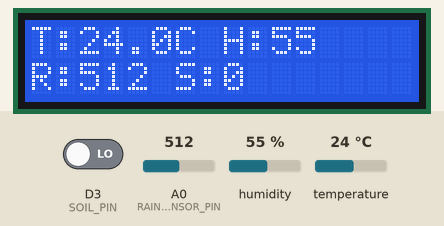
Bench run of a sketch on a simulated ESP8266 (NodeMCU). On the bench: 16×2 character LCD. The test bench sets the inputs (shaded band); at power-on: humidity 55 %, A0 (RAINSENSOR_PIN) = 512, D3 (SOIL_PIN) LOW, temperature 24 °C. WiFi joins after 1.5 s; servers stay silent unless stated; uploads are accepted with an empty reply; what the sketch prints to the serial monitor is not drawn.

Above: at 5.5 s.
5.6 s: humidity set to 22 %
At 9.6 s:
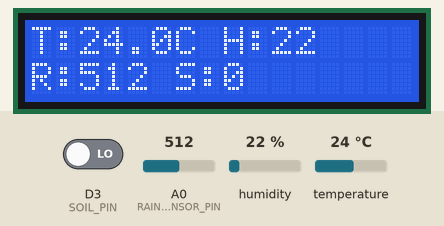
10.4 s: A0 (RAINSENSOR_PIN) set to 490
At 11.5 s:
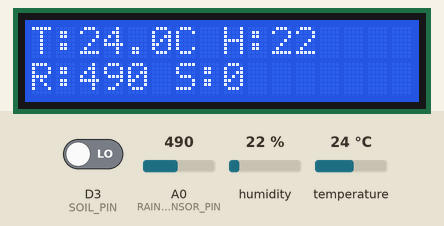
12.4 s: D3 (SOIL_PIN) driven HIGH
At 13.6 s:
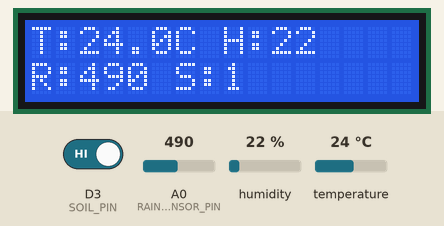
14.4 s: temperature set to 12 °C
At 17.6 s:
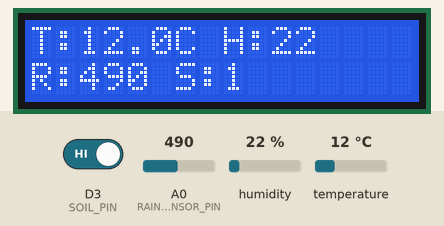
18.5 s: A0 (RAINSENSOR_PIN) set to 510
At 19.6 s:
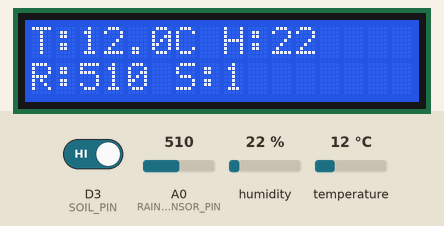
20.4 s: D3 (SOIL_PIN) driven LOW
At 21.2 s:
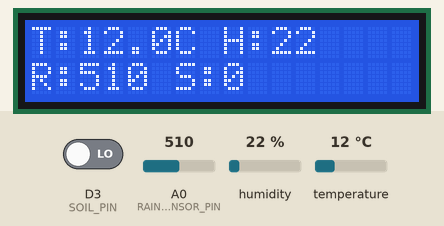
Timing chart, 0 to 23.4 s (numbered marks = the images above; inputs shaded):
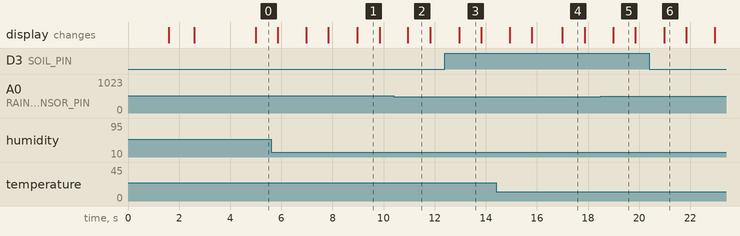

Measured:
- after the input at 5.6 s, the display: first differs from a run without the input after 3.4 s (image 1)
- after the input at 10.4 s, the display: changes after 0.56 s (image 2)
- after the input at 12.4 s, the display: changes after 0.56 s (image 3)
- after the input at 14.4 s, the display: first differs from a run without the input after 2.6 s (image 4)
- after the input at 18.5 s, the display: changes after 0.48 s (image 5)
- after the input at 20.4 s, the display: changes after 0.58 s (image 6)
- what the display in image 1 shows lasts 0.8 s, from 9.0 s to 9.8 s

The sketch:

Bylnkhttp.ino
```cpp
#include <LiquidCrystal_I2C.h>


#include <ESP8266HTTPClient.h>

#include <SD.h>

#define BLYNK_TEMPLATE_ID "TMPL3xH38-i1O"
#define BLYNK_TEMPLATE_NAME "weather project"
#define BLYNK_AUTH_TOKEN "GLqE3fP7BPmABNqEYejTnMipOgTwGeCN"

#include <ESP8266WiFi.h>
#include <WiFiClient.h>
#include <BlynkSimpleEsp8266.h>
#include <DHT.h>

#include <SoftwareSerial.h>
SoftwareSerial stmSerial(D7, D8);  // D7=GPIO13 (RX), D8=GPIO15 (TX)


// WiFi credentials
const char *ssid = "Oppo";
const char *password = "987654321";

// Sensor configuration
#define DHTPIN D4
#define DHTTYPE DHT11
#define RAINSENSOR_PIN A0
#define SOIL_PIN D3

DHT dht(DHTPIN, DHTTYPE);
LiquidCrystal_I2C lcd(0x27, 16, 2);
BlynkTimer timer;

// Notification flags
bool soilNotified = false;
bool rainNotified = false;

void sendData() {
  float temp = dht.readTemperature();
  float humidity = dht.readHumidity();
  int rainValue = analogRead(RAINSENSOR_PIN);
  int soilValue = digitalRead(SOIL_PIN);  // Change to analogRead(SOIL_PIN) if analog sensor


  // Update LCD
  lcd.clear();
  lcd.setCursor(0, 0);
  lcd.print("T:");
  lcd.print(temp, 1);
  lcd.print("C H:");
  lcd.print(humidity, 0);
  lcd.setCursor(0, 1);
  lcd.print("R:");
  lcd.print(rainValue);
  lcd.print(" S:");
  lcd.print(soilValue);

  // Send to Blynk virtual pins
  Blynk.virtualWrite(V0, temp);
  Blynk.virtualWrite(V1, humidity);
  Blynk.virtualWrite(V2, rainValue);
  Blynk.virtualWrite(V3, soilValue);

  // Send to HTTP Server
  WiFiClient wifi;
  HTTPClient http;

  if (!isnan(temp)) {
    http.begin(wifi, "http://10.116.169.171:4000/temperature");
    http.addHeader("Content-Type", "application/json");
    http.POST("{\"value\":" + String(temp) + "}");
    http.end();
  }

  if (!isnan(humidity)) {
    http.begin(wifi, "http://10.116.169.171:4000/humidity");
    http.addHeader("Content-Type", "application/json");
    http.POST("{\"value\":" + String(humidity) + "}");
    http.end();
  }

  http.begin(wifi, "http://10.116.169.171:4000/rain");
  http.addHeader("Content-Type", "application/json");
  http.POST("{\"value\":" + String(rainValue) + "}");
  http.end();

  http.begin(wifi, "http://10.116.169.171:4000/soil");
  http.addHeader("Content-Type", "application/json");
  http.POST("{\"value\":" + String(soilValue) + "}");
  http.end();

  // Notifications (one-time until cleared)
  if (soilValue == 1 && !soilNotified) {
    Blynk.logEvent("soil_dry", "🌱 Soil is Dry!");
    soilNotified = true;
  } else if (soilValue == 0) {
    soilNotified = false;
  }

  if (rainValue < 500 && !rainNotified) {
    Blynk.logEvent("rain_detected", "🌧️ Rain Detected!");
    rainNotified = true;
  } else if (rainValue >= 500) {
    rainNotified = false;
  }
}

void setup() {
stmSerial.begin(9600);
  dht.begin();
  pinMode(SOIL_PIN, INPUT);
  lcd.begin(16, 2);
  lcd.backlight();

  lcd.print("Connecting WiFi");
  WiFi.begin(ssid, password);
  while (WiFi.status() != WL_CONNECTED) {
    delay(500);
    Serial.print(".");
  }

  lcd.clear();
  lcd.print("WiFi Connected");
  delay(1000);
  lcd.clear();

  Blynk.begin(BLYNK_AUTH_TOKEN, ssid, password);
  timer.setInterval(2000L, sendData);  // Call sendData() every 2 seconds
}

void loop() {
  lcd.init();
  lcd.backlight();

  Blynk.run();
  timer.run();
}
```
